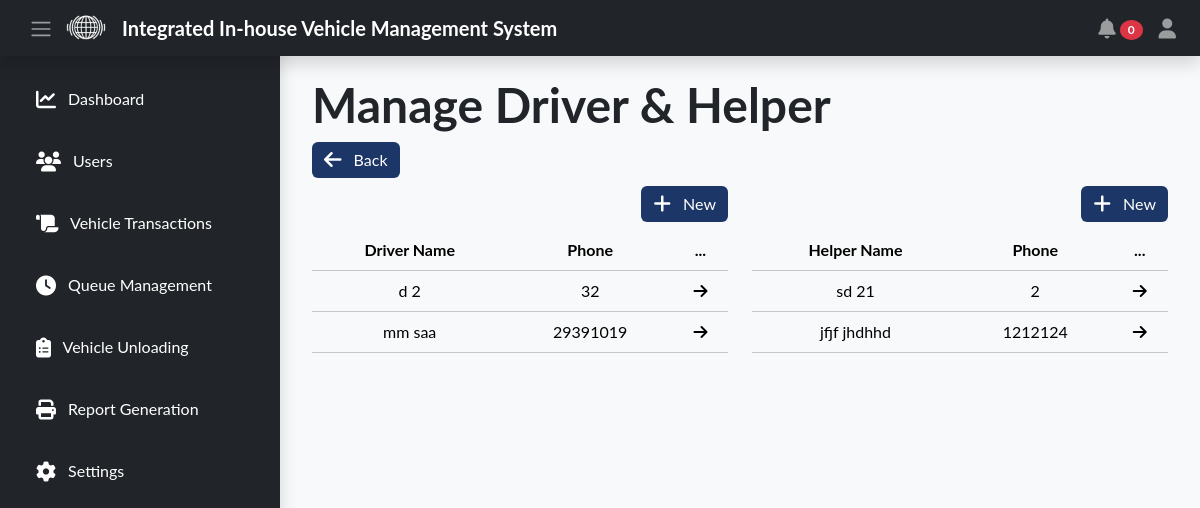
Screenshot of /encoder/settings-driver.php (signed in) with the database file from the repository.
### tables this page shows
CREATE TABLE `driver` (
  `driver_id` int(11) NOT NULL AUTO_INCREMENT,
  `driver_fname` varchar(255) NOT NULL,
  `driver_mname` varchar(255) DEFAULT NULL,
  `driver_lname` varchar(255) DEFAULT NULL,
  `driver_phone` varchar(255) DEFAULT NULL,
  `created_at` timestamp NOT NULL DEFAULT current_timestamp(),
  PRIMARY KEY (`driver_id`)
);

CREATE TABLE `helper` (
  `helper_id` int(11) NOT NULL AUTO_INCREMENT,
  `helper_fname` varchar(255) DEFAULT NULL,
  `helper_mname` varchar(255) DEFAULT NULL,
  `helper_lname` varchar(255) DEFAULT NULL,
  `helper_phone` varchar(255) DEFAULT NULL,
  `created_at` timestamp NOT NULL DEFAULT current_timestamp() ON UPDATE current_timestamp(),
  PRIMARY KEY (`helper_id`)
);

### encoder/settings-driver.php (the view, shortened to what this page needs)
<?php
require_once '../api/db_connection.php';
?>
<!DOCTYPE html>
<html lang="en">
<head>
    <link rel="stylesheet" href="../public/css/bootstrap.min.css">
    <link rel="stylesheet" href="https://cdn.datatables.net/2.0.8/css/dataTables.dataTables.css" />
    <link rel="stylesheet" href="./css/style.css">
</head>
<body class="bg-light">
    <?php
    include_once('navbar/navbar.php');
    ?>
    <div class="content" id="content">
        <div class="container">
            <h1 class="display-5 fw-bold">Manage Driver & Helper</h1>
            <a href="settings.php" class="text-decoration-none " style="color:inherit">
                <button class="btn btn-primary mb-2">
                    <i class="fa-solid fa-arrow-left fa-lg me-2" style="color: #ffffff;"></i> Back
                </button>
            </a>
            <div class="row">
                <div class="col">
                    <button class="btn btn-primary float-end mb-2 ms-2" data-bs-toggle="modal" data-bs-target="#add-driver-modal">
                        <i class="fa-solid fa-plus fa-lg me-2" style="color: #ffffff;"></i> New
                    </button>
                    <table class="table table-hover table-light text-center" id="driver-table">
                        <thead>
                            <th class="text-center" scope="col">Driver Name</th>
                            <th class="text-center" scope="col">Phone</th>
                            <th class="text-center" scope="col">...</th>
                        </thead>
                        <tbody>
                            <?php
                            $sql = "SELECT * FROM `driver`";
                            $result = mysqli_query($conn, $sql);
                            while ($row = mysqli_fetch_assoc($result)) {
                            ?>
                                <tr onclick="editDriver(<?= $row['driver_id'] ?>)" style="cursor:pointer">
                                    <td class="text-center" scope="row"><?= $row['driver_fname'] ?> <?= $row['driver_lname'] ?></td>
                                    <td class="text-center"><?= $row['driver_phone'] ?></td>
                                    <td class="text-center"><i class="fa-solid fa-arrow-right"></i></td>
                                </tr>
                            <?php
                            }
                            ?>
                        </tbody>
                    </table>
                </div>
                <div class="col">
                    <button class="btn btn-primary float-end mb-2 ms-2" data-bs-toggle="modal" data-bs-target="#add-helper-modal">
                        <i class="fa-solid fa-plus fa-lg me-2" style="color: #ffffff;"></i> New
                    </button>
                    <table class="table table-hover table-light text-center" id="helper-table">
                        <thead>
                            <th class="text-center" scope="col">Helper Name</th>
                            <th class="text-center" scope="col">Phone</th>
                            <th class="text-center" scope="col">...</th>
                        </thead>
                        <tbody>
                            <?php
                            $sql = "SELECT * FROM `helper`";
                            $result = mysqli_query($conn, $sql);
                            while ($row = mysqli_fetch_assoc($result)) {
                            ?>
                                <tr onclick="editHelper(<?= $row['helper_id'] ?>)" style="cursor:pointer">
                                    <td class="text-center" scope="row"><?= $row['helper_fname'] ?> <?= $row['helper_lname'] ?></td>
                                    <td class="text-center"><?= $row['helper_phone'] ?></td>
                                    <td class="text-center"><i class="fa-solid fa-arrow-right"></i></td>
                                </tr>
                            <?php
                            }
                            ?>
                        </tbody>
                    </table>
                </div>
            </div>
        </div>
    </div>
</body>
</html>

### encoder/css/style.css (style rules this page uses)
body { padding-top: 56px; font-family: "Lato", sans-serif; }
.content { transition: margin-left 0.3s; margin-left: 280px; padding: 20px; }
.btn-primary { background-color: #1b3667; border: #1b3667; }

### rows the page displays
driver: driver_fname "d", driver_lname "2", driver_phone "32"
driver: driver_fname "mm", driver_lname "saa", driver_phone "29391019"
helper: helper_fname "sd", helper_lname "21", helper_phone "2"
helper: helper_fname "jfjf", helper_lname "jhdhhd", helper_phone "1212124"

### other values shown
$transactionCount "0"
